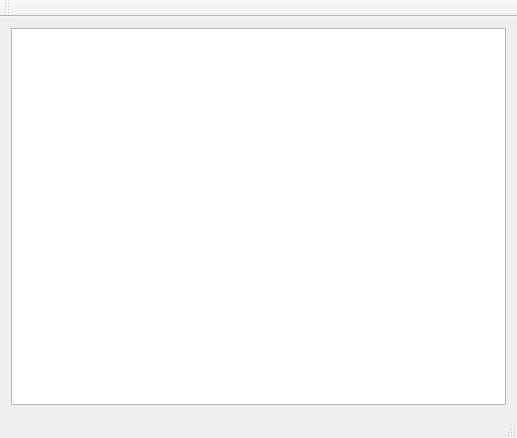
<?xml version="1.0" encoding="UTF-8"?>
<ui version="4.0">
 <class>MainWindow</class>
 <widget class="QMainWindow" name="MainWindow">
  <property name="geometry">
   <rect>
    <x>0</x>
    <y>0</y>
    <width>517</width>
    <height>438</height>
   </rect>
  </property>
  <property name="cursor">
   <cursorShape>ArrowCursor</cursorShape>
  </property>
  <property name="windowTitle">
   <string>MainWindow</string>
  </property>
  <widget class="QWidget" name="centralWidget">
   <layout class="QGridLayout" name="gridLayout">
    <item row="0" column="0">
     <widget class="CGraphicsView" name="graphicsView"/>
    </item>
   </layout>
  </widget>
  <widget class="QMenuBar" name="menuBar">
   <property name="geometry">
    <rect>
     <x>0</x>
     <y>0</y>
     <width>517</width>
     <height>22</height>
    </rect>
   </property>
  </widget>
  <widget class="QToolBar" name="mainToolBar">
   <attribute name="toolBarArea">
    <enum>TopToolBarArea</enum>
   </attribute>
   <attribute name="toolBarBreak">
    <bool>false</bool>
   </attribute>
  </widget>
  <widget class="QStatusBar" name="statusBar"/>
 </widget>
 <layoutdefault spacing="6" margin="11"/>
 <customwidgets>
  <customwidget>
   <class>CGraphicsView</class>
   <extends>QGraphicsView</extends>
   <header>cgraphicsview.h</header>
   <slots>
    <signal>StartLine(QPoint)</signal>
   </slots>
  </customwidget>
 </customwidgets>
 <resources/>
 <connections/>
 <slots>
  <slot>StartLine(QPoint)</slot>
 </slots>
</ui>
